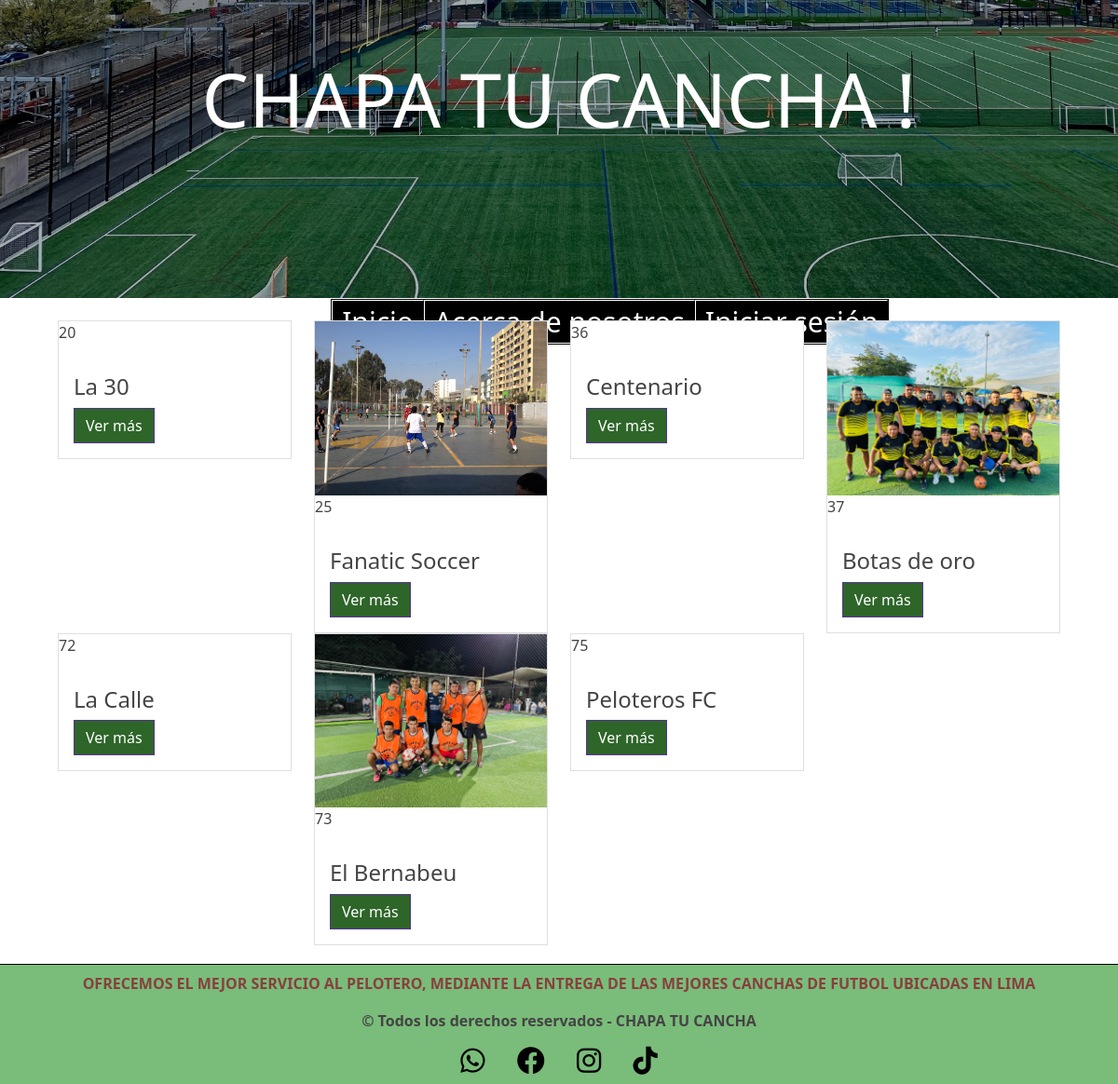
The page /productos.php on the database its author committed.
### tables this page shows
CREATE TABLE `libros` (
  `id` int(11) NOT NULL,
  `nombre` varchar(255) NOT NULL,
  `imagen` varchar(1000) NOT NULL,
  `distrito` varchar(255) NOT NULL,
  `direccion` varchar(255) NOT NULL,
  `telefono` varchar(255) NOT NULL,
  `horario` varchar(255) NOT NULL,
  `tarifa_dia` varchar(255) NOT NULL,
  `tarifa_noche` varchar(255) NOT NULL,
  `medio_pago` varchar(255) NOT NULL,
  `imagen2` varchar(1000) NOT NULL,
  `imagen3` varchar(1000) NOT NULL,
  `imagen_qr` varchar(1000) NOT NULL,
  `imagen_tienda` varchar(255) NOT NULL
);

### productos.php (the view, shortened to what this page needs)
<?php include("template/cabecera.php") ?>
<?php include("administrador/config/bd.php");
$sentenciaSQL = $conexion->prepare("SELECT * FROM libros");
$sentenciaSQL->execute();
$listaLibros = $sentenciaSQL->fetchAll(PDO::FETCH_ASSOC);
?>
<?php foreach ($listaLibros as $libro) { ?>
    <div class="col-md-3">
        <div class="card">
            <img class="card-img-top" src="./img/<?php echo $libro['imagen']; ?>" alt="">
            <p><?php echo $libro['id']; ?></p>
            <div class="card-body">
                <h4 class="card-title"><?php echo $libro['nombre']; ?></h4>
                <form action="template/detalleLibro.php" method="post">
                    <input class="btn btn-primary" type="submit" value="Ver más">
                </form>
            </div>
        </div>
    </div>
<?php } ?>
<?php include("template/pie.php") ?>

### css/estilos.css (style rules this page uses)
.btn-primary { background-color: #2e6529 !important; }

### rows shown on the page
libros: id "20", nombre "La 30"
libros: imagen (picture), id "25", nombre "Fanatic Soccer"
libros: id "36", nombre "Centenario"
libros: imagen (picture), id "37", nombre "Botas de oro"
libros: id "72", nombre "La Calle"
libros: imagen (picture), id "73", nombre "El Bernabeu"
libros: id "75", nombre "Peloteros FC"
